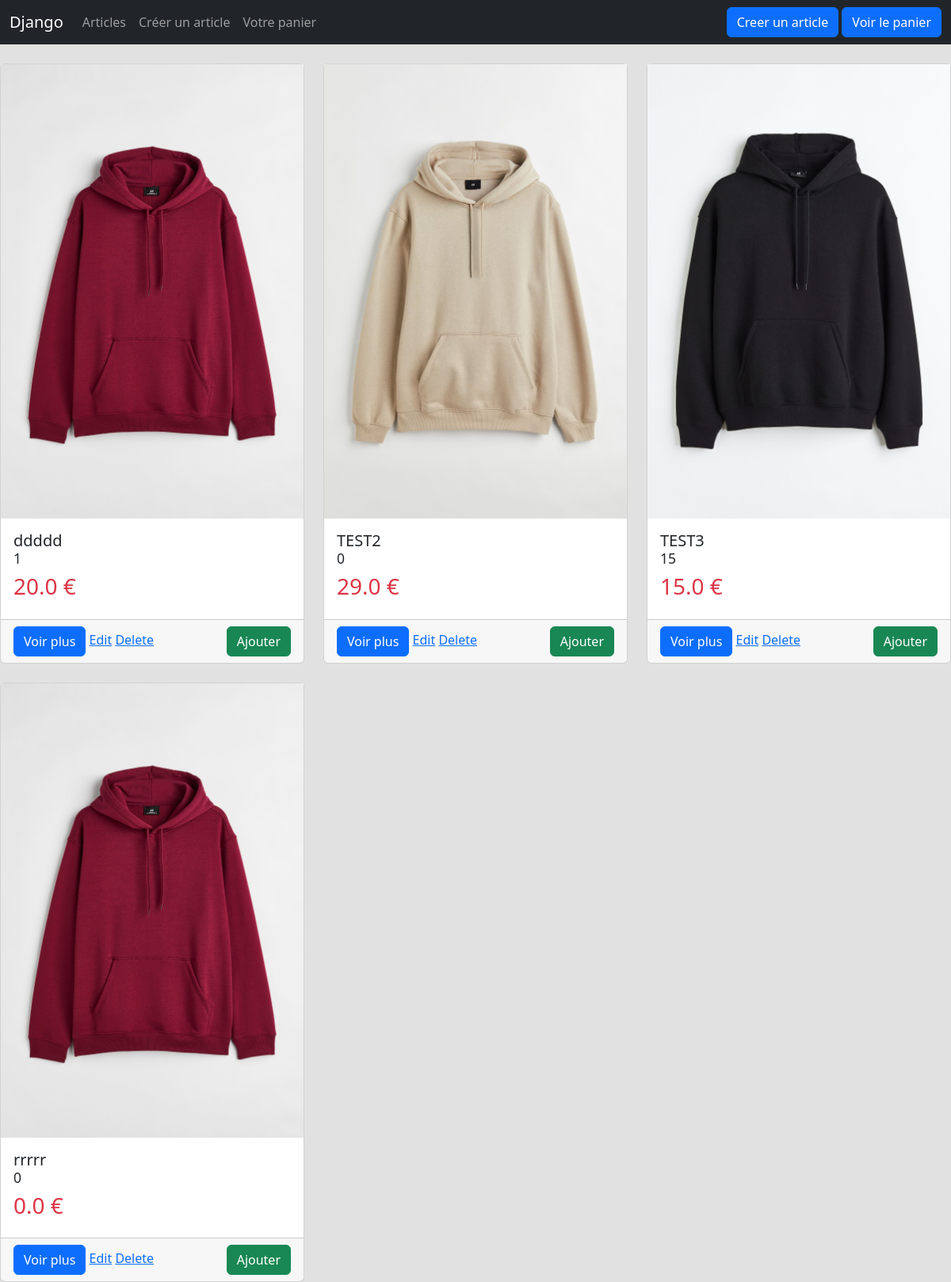
The page /app_projet/ on the database its author committed.
### app_projet/models.py (models this page shows, shortened)
class Article(models.Model):
    id = models.AutoField(primary_key=True)
    article_name = models.CharField(max_length=100)
    image = models.ImageField(upload_to='images/')
    stock = models.IntegerField(default=0)
    price = models.FloatField(default=0)

### app_projet/views.py (the view)
# urls.py: path('', views.index, name='index'),
def index(request):
    list_articles = Article.objects.all()
    context = {'list_articles': list_articles}
    return render(request, 'index.html' , context)

### app_projet/templates/index.html (shortened to what this page needs)
<html>
    <head>
        <link href="https://cdn.jsdelivr.net/npm/bootstrap@5.2.3/dist/css/bootstrap.min.css" rel="stylesheet">
        {% load static %}
        <link rel="stylesheet" href="{% static 'css/style.css' %}"/>
    </head>
    <body>
        <nav class="navbar navbar-expand-lg navbar-dark bg-dark">
            <div class="container-fluid">
                <a class="navbar-brand" href="">Django</a>
                <div class="collapse navbar-collapse" id="navbarColor01">
                    <ul class="navbar-nav me-auto">
                        <li class="nav-item">
                            <a class="nav-link" href="">Articles</a>
                        </li>
                        <li class="nav-item">
                            <a class="nav-link" href="">Créer un article</a>
                        </li>
                        <li class="nav-item">
                            <a class="nav-link" href="">Votre panier</a>
                        </li>
                    </ul>
                </div>
                <a href="article" class="btn btn-primary">Creer un article</a>
                <a href="{% url 'app_projet:cart' %}" class="btn btn-primary">Voir le panier</a>
            </div>
        </nav>
    </body>
<br>
{% block body %}
        <section class="articles row row-cols-1 row-cols-md-3 g-4">
            {% for article in list_articles %}
                <article class="col">
                    <div class="card h-100">
                        <img src="{{article.image.url }}" alt="">
                        <div class="card-body">
                            <h5 class="card-title">
                                {{ article.article_name }} <br/>
                                <small>{{article.stock}}</small>
                            </h5>
                            <h3 class="text-danger">{{article.price}} €</h3>
                        </div>
                        <div class="card-footer">
                            <a href="/app_projet/show" class="btn btn-primary">Voir plus</a>
                            <a href="/app_projet/edit/{{ article.id }}"><span class="glyphicon glyphicon-pencil" >Edit</span></a>
                            <a href="/app_projet/destroy/{{ article.id }}">Delete</a>
                            <a style="float: right;" href="{% url 'app_projet:addtocart' %}" class="btn btn-success">
                                 Ajouter
                            </a>
                        </div>
                    </div>
                </article>
            {% endfor %}
        </section>
{% endblock %}
</html>

### app_projet/static/css/style.css (style rules this page uses)
body { background-color: rgb(225, 225, 225); padding: 0; margin: 0; }

### rows shown on the page
Article: image (picture), article_name "ddddd", stock "1", price "20.0"
Article: image (picture), article_name "TEST2", stock "0", price "29.0"
Article: image (picture), article_name "TEST3", stock "15", price "15.0"
Article: image (picture), article_name "rrrrr", stock "0", price "0.0"
